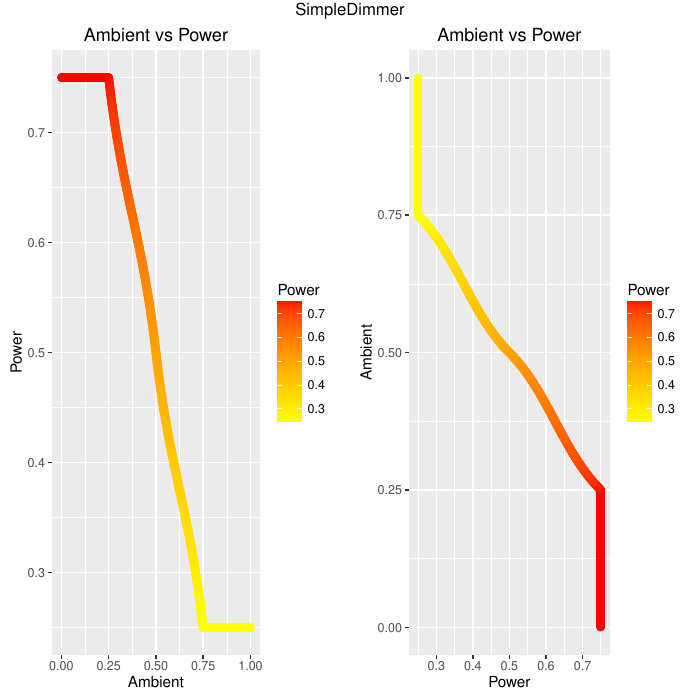

The R source for this figure:
#R script generated with jfuzzylite 6.0.

library(ggplot2);

engine.name = "SimpleDimmer"
engine.fll = "Engine: SimpleDimmer
InputVariable: Ambient
  enabled: true
  range: 0.000 1.000
  lock-range: false
  term: DARK Triangle 0.000 0.250 0.500
  term: MEDIUM Triangle 0.250 0.500 0.750
  term: BRIGHT Triangle 0.500 0.750 1.000
OutputVariable: Power
  enabled: true
  range: 0.000 1.000
  lock-range: false
  aggregation: Maximum
  defuzzifier: Centroid 200
  default: nan
  lock-previous: false
  term: LOW Triangle 0.000 0.250 0.500
  term: MEDIUM Triangle 0.250 0.500 0.750
  term: HIGH Triangle 0.500 0.750 1.000
RuleBlock: 
  enabled: true
  conjunction: none
  disjunction: none
  implication: Minimum
  activation: General
  rule: if Ambient is DARK then Power is HIGH
  rule: if Ambient is MEDIUM then Power is MEDIUM
  rule: if Ambient is BRIGHT then Power is LOW"

engine.fldFile = "SimpleDimmer.fld"
if (require(data.table)) {
    engine.df = data.table::fread(engine.fldFile, sep="auto", header="auto")
} else {
    engine.df = read.table(engine.fldFile, header=TRUE)
}

engine.plot.i1_o1 = ggplot(engine.df, aes(Ambient, Power)) + 
    geom_line(aes(color=Power), size=3, lineend="round", linejoin="mitre") + 
    scale_color_gradient(low="yellow", high="red") + 
    ggtitle("Ambient vs Power")

engine.plot.o1_i1 = ggplot(engine.df, aes(Ambient, Power)) + 
    geom_line(aes(color=Power), size=3, lineend="round", linejoin="mitre") + 
    scale_color_gradient(low="yellow", high="red") + 
    coord_flip() + 
    ggtitle("Ambient vs Power")

if (require(gridExtra)) {
    engine.plots = arrangeGrob(engine.plot.i1_o1, engine.plot.o1_i1, ncol=2, top=engine.name)
    ggsave(paste0(engine.name, ".pdf"), engine.plots)
    if (require(grid)) {
        grid.newpage()
        grid.draw(engine.plots)
    }
}
